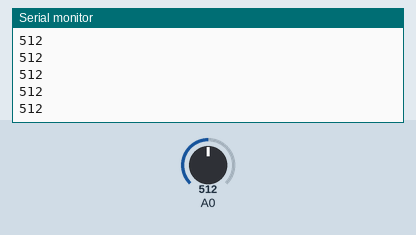
This sketch was run on a simulated Arduino Uno, built with avr-gcc and run on an emulated ATmega328P. Parts: the last lines printed to the serial monitor. Inputs (shaded band) come from the test bench; at power-on: A0 = 512.

Above: at 1.2 s.
1.3 s: A0 set to 716
At 1.8 s:
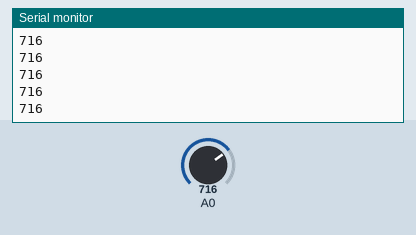
2.8 s: A0 set to 900
At 3.4 s:
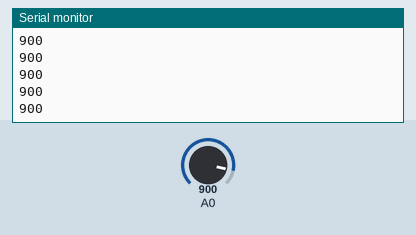
Timing chart, 0 to 5.8 s (numbered marks = the images above; inputs shaded):
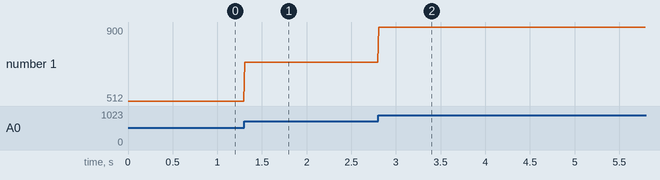

The sketch:

Core.ino
```cpp
int Signal;

// The SetUp Function:
void setup() {
   Serial.begin(9600);         // Set's up Serial Communication at certain speed.
}

void loop() {

  Signal = analogRead(A0);
  Serial.println(Signal);

  delay(10);
}
```

Measured:
- after the input at 1.3 s, the serial monitor: prints a new line at once (image 1)
- after the input at 2.8 s, the serial monitor: prints a new line at once (image 2)
- plotted number 1: 512 → 716 after the input at 1.3 s, 716 → 900 after the input at 2.8 s
